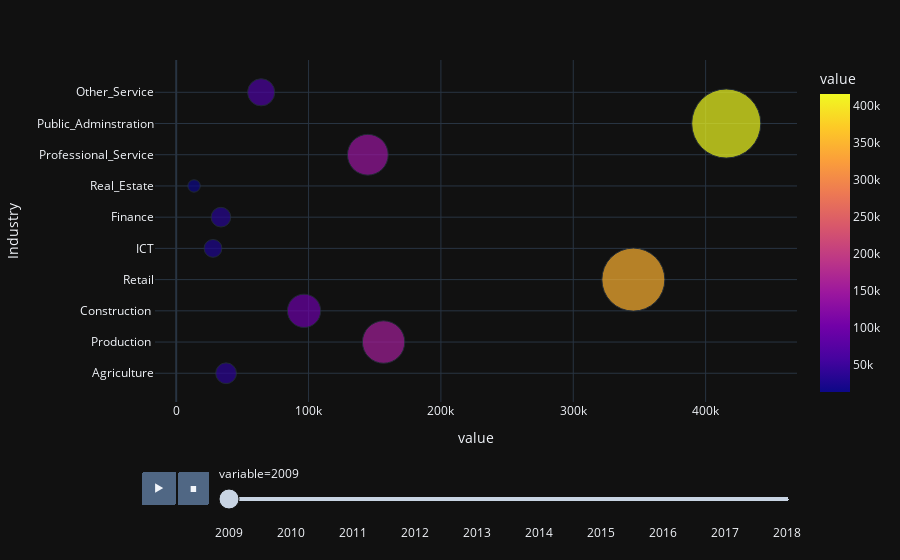

Notebook code for this chart:
### Code cell
years= ['2009', '2010', '2011', '2012', '2013', '2014', '2015', '2016', '2017',
       '2018']

industry=['Agriculture', 'Construction ', 'Finance', 'ICT', 'Other_Service',
       'Production ', 'Professional_Service', 'Public_Adminstration',
       'Real_Estate', 'Retail'] 

wales = df.drop(columns = 'calculated_sum')
wales['Industry'] = wales.Industry
wales= pd.melt(wales, id_vars = ['Industry'])

import plotly.express as px
import plotly.io as pio
pio.templates.default = "plotly_white"
for template in ["plotly", "plotly_white", "plotly_dark", "ggplot2",
                 "seaborn", "simple_white", "none"]:
    fig.update_layout(template=template)
fig = px.scatter(wales,x = 'value', y = 'Industry', animation_frame="variable",color='value',
                 animation_group="value",size ='value',
                 size_max=50,color_discrete_map={ "Male": "RebeccaPurple", "Female": "MediumPurple"},
                 template="plotly_dark")
fig.show()

### Figure 1 — Plotly figure (JSON) as saved in the notebook; plotly's stock layout.template omitted (floating-point values rounded to 4 significant figures)
{"data": [{"hovertemplate": "variable=2009<br>value=%{marker.color}<br>Industry=%{y}<extra></extra>", "ids": [37700, 156700, 96600, 345400, 27800, 33800, 13500, 144800, 415600, 64200], "legendgroup": "", "marker": {"color": [37700, 156700, 96600, 345400, 27800, 33800, 13500, 144800, 415600, 64200], "coloraxis": "coloraxis", "size": [37700, 156700, 96600, 345400, 27800, 33800, 13500, 144800, 415600, 64200], "sizemode": "area", "sizeref": 174.0, "symbol": "circle"}, "mode": "markers", "name": "", "showlegend": false, "type": "scatter", "x": [37700, 156700, 96600, 345400, 27800, 33800, 13500, 144800, 415600, 64200], "xaxis": "x", "y": ["Agriculture", "Production ", "Construction ", "Retail", "ICT", "Finance", "Real_Estate", "Professional_Service", "Public_Adminstration", "Other_Service"], "yaxis": "y"}], "layout": {"coloraxis": {"colorbar": {"title": {"text": "value"}}, "colorscale": [[0, "#0d0887"], [0.1111, "#46039f"], [0.2222, "#7201a8"], [0.3333, "#9c179e"], [0.4444, "#bd3786"], [0.5556, "#d8576b"], [0.6667, "#ed7953"], [0.7778, "#fb9f3a"], [0.8889, "#fdca26"], [1, "#f0f921"]]}, "legend": {"itemsizing": "constant", "tracegroupgap": 0}, "margin": {"t": 60}, "sliders": [{"active": 0, "currentvalue": {"prefix": "variable="}, "len": 0.9, "pad": {"b": 10, "t": 60}, "steps": [{"args": [["2009"], {"frame": {"duration": 0, "redraw": false}, "fromcurrent": true, "mode": "immediate", "transition": {"duration": 0, "easing": "linear"}}], "label": "2009", "method": "animate"}, {"args": [["2010"], {"frame": {"duration": 0, "redraw": false}, "fromcurrent": true, "mode": "immediate", "transition": {"duration": 0, "easing": "linear"}}], "label": "2010", "method": "animate"}, {"args": [["2011"], {"frame": {"duration": 0, "redraw": false}, "fromcurrent": true, "mode": "immediate", "transition": {"duration": 0, "easing": "linear"}}], "label": "2011", "method": "animate"}, {"args": [["2012"], {"frame": {"duration": 0, "redraw": false}, "fromcurrent": true, "mode": "immediate", "transition": {"duration": 0, "easing": "linear"}}], "label": "2012", "method": "animate"}, {"args": [["2013"], {"frame": {"duration": 0, "redraw": false}, "fromcurrent": true, "mode": "immediate", "transition": {"duration": 0, "easing": "linear"}}], "label": "2013", "method": "animate"}, {"args": [["2014"], {"frame": {"duration": 0, "redraw": false}, "fromcurrent": true, "mode": "immediate", "transition": {"duration": 0, "easing": "linear"}}], "label": "2014", "method": "animate"}, {"args": [["2015"], {"frame": {"duration": 0, "redraw": false}, "fromcurrent": true, "mode": "immediate", "transition": {"duration": 0, "easing": "linear"}}], "label": "2015", "method": "animate"}, {"args": [["2016"], {"frame": {"duration": 0, "redraw": false}, "fromcurrent": true, "mode": "immediate", "transition": {"duration": 0, "easing": "linear"}}], "label": "2016", "method": "animate"}, {"args": [["2017"], {"frame": {"duration": 0, "redraw": false}, "fromcurrent": true, "mode": "immediate", "transition": {"duration": 0, "easing": "linear"}}], "label": "2017", "method": "animate"}, {"args": [["2018"], {"frame": {"duration": 0, "redraw": false}, "fromcurrent": true, "mode": "immediate", "transition": {"duration": 0, "easing": "linear"}}], "label": "2018", "method": "animate"}], "x": 0.1, "xanchor": "left", "y": 0, "yanchor": "top"}], "updatemenus": [{"buttons": [{"args": [null, {"frame": {"duration": 500, "redraw": false}, "fromcurrent": true, "mode": "immediate", "transition": {"duration": 500, "easing": "linear"}}], "label": "&#9654;", "method": "animate"}, {"args": [[null], {"frame": {"duration": 0, "redraw": false}, "fromcurrent": true, "mode": "immediate", "transition": {"duration": 0, "easing": "linear"}}], "label": "&#9724;", "method": "animate"}], "direction": "left", "pad": {"r": 10, "t": 70}, "showactive": false, "type": "buttons", "x": 0.1, "xanchor": "right", "y": 0, "yanchor": "top"}], "xaxis": {"anchor": "y", "domain": [0, 1], "title": {"text": "value"}}, "yaxis": {"anchor": "x", "domain": [0, 1], "title": {"text": "Industry"}}}}
